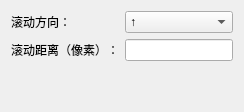
     <widget class="QWidget" name="tab_4">
      <attribute name="title">
       <string>滚轮滑动</string>
      </attribute>
      <layout class="QHBoxLayout" name="horizontalLayout_11">
       <item>
        <layout class="QVBoxLayout" name="verticalLayout_7">
         <item>
          <layout class="QGridLayout" name="gridLayout_4">
           <item row="0" column="0">
            <widget class="QLabel" name="label_16">
             <property name="text">
              <string>滚动方向：</string>
             </property>
            </widget>
           </item>
           <item row="0" column="1">
            <widget class="QComboBox" name="comboBox_5">
             <item>
              <property name="text">
               <string>↑</string>
              </property>
             </item>
             <item>
              <property name="text">
               <string>↓</string>
              </property>
             </item>
            </widget>
           </item>
           <item row="1" column="0">
            <widget class="QLabel" name="label_17">
             <property name="text">
              <string>滚动距离（像素）：</string>
             </property>
            </widget>
           </item>
           <item row="1" column="1">
            <widget class="QLineEdit" name="lineEdit_3"/>
           </item>
          </layout>
         </item>
         <item>
          <spacer name="verticalSpacer_3">
           <property name="orientation">
            <enum>Qt::Vertical</enum>
           </property>
           <property name="sizeHint" stdset="0">
            <size>
             <width>20</width>
             <height>40</height>
            </size>
           </property>
          </spacer>
         </item>
         <item>
          <layout class="QHBoxLayout" name="horizontalLayout_10"/>
         </item>
        </layout>
       </item>
      </layout>
     </widget>
